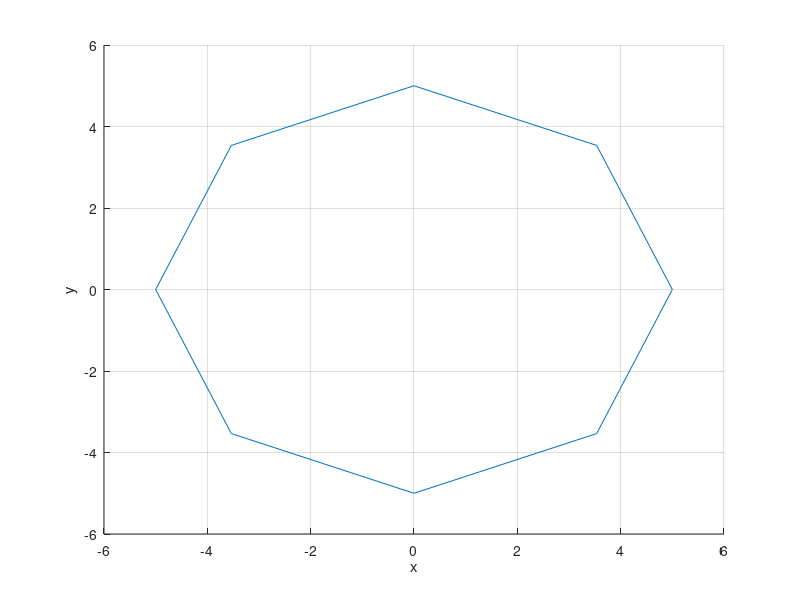

Recreate this plot in MATLAB. (Note: this script raises an error after producing the figure.)
%script for creating the tentacles of the octopus

clear all; 
close all;
clc;
%get the start points of the circle 
figure();
hold on; 
xlabel('x');
ylabel('y');
zlabel('z');
grid on;

body_radius = 5;
angles = linspace(0,360,9);

norm_vecs = [cosd(angles(:)) sind(angles(:)) 0*angles(:)];

centers = norm_vecs.*body_radius;

plot3(centers(:,1),centers(:,2),centers(:,3));
%path of the first arm (first two points must align with normal vector out
%of the body circle
CP1 = [centers(1,:); centers(1,:)+norm_vecs(1,:); centers(1,:)+3*norm_vecs(1,:); 14 0 9; 19 0 19; 16 0 21];
k = 3;
t = [ 0 0 0 0.2 0.3 1 1 1];

arm( CP1, t, k, false, true);   
 
CP2 = [centers(2,:); centers(2,:)+norm_vecs(2,:); centers(2,:)+3*norm_vecs(2,:); 10 15 11; 19 20 19; 15 18 51];
k = 3;
t = [ 0 0 0 0.25 0.75 1 1 1];
 
arm(CP2,t,k, false,true);

CP3 = [centers(3,:); centers(3,:)+norm_vecs(3,:); centers(3,:)+3*norm_vecs(3,:); 10 15 -5; 19 20 -19; 15 10 -51];
k = 3;
t = [ 0 0 0 0.5 1 1 1];

arm(CP3,t,k,false,true);

CP4 = [centers(4,:); centers(4,:)+norm_vecs(4,:); centers(4,:)+3*norm_vecs(4,:); -8 5 -5; -10 20 -12; -20 14 -30];
k = 3;
t = [ 0 0 0 0.5 1 1 1]; 
 
arm(CP4,t,k,false,true);


CP5 = [centers(5,:); centers(5,:)+norm_vecs(5,:); centers(5,:)+3*norm_vecs(5,:); -8 5 -5; -10 10 -12; -20 12 -30];
k = 3;
t = [ 0 0 0 0.5 1 1 1]; 
 
arm(CP5,t,k,false,true);